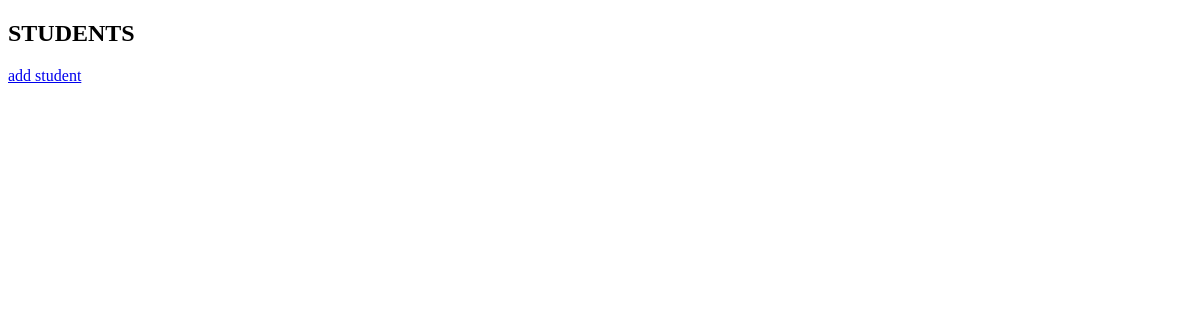
The page /student on the database as committed earlier.
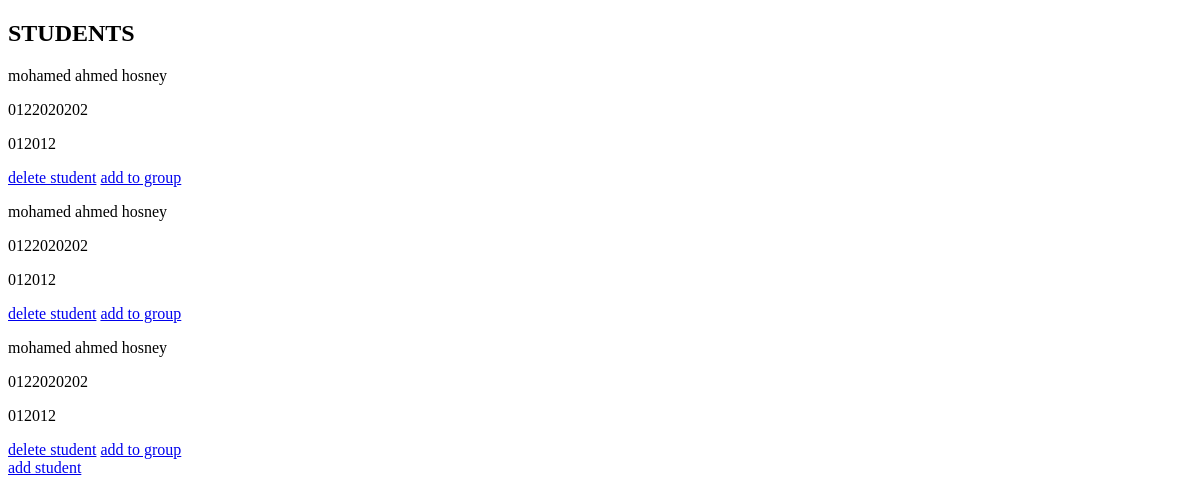
The same page on the database as committed later.
### models/student.py (models this page shows)
class Student(db.Model):
    __tablename__ = "student"
    id = db.Column(db.Integer, primary_key=True)
    name = db.Column(db.String(50))
    student_num = db.Column(db.String(50))
    parent_num = db.Column(db.String(50))

### routes/student.py (the view)
@students.route("/student")
def student():
    student = Student.query.all()
    return render_template("student.html", student=student, name="students")

### templates/student.html
{% extends "base.html"%}
{%block body%}
<section class="recorded-page">
    <div class="recorded-header">
       <h1>STUDENTS</h1>
    </div>
</section>
<section >
    <div>
        <div>
          {%for student in student%}
          <div>
            <div>
                <div>
                    <p>{{student.name}}</p>
                    <p> {{student.student_num}}</p>
                    <p> {{student.parent_num}}</p>
                </div>
                <div>
                    <a href="{{ url_for('students.delete_student', student_id=student.id) }}">delete student</a>
                    <a href="{{ url_for('students.add_student_to_group', student_id=student.id) }}">add to group</a>
                </div>
            </div>
          </div>
          {%endfor%}
        </div>
                    <a href="{{url_for('students.add_student')}}">add student</a>
    </div>
</section>
{%endblock%}

Rows that differ between the two databases and show on the page:
added Student: name "mohamed ahmed hosney", student_num "0122020202", parent_num "012012"
added Student: name "mohamed ahmed hosney", student_num "0122020202", parent_num "012012"
added Student: name "mohamed ahmed hosney", student_num "0122020202", parent_num "012012"
